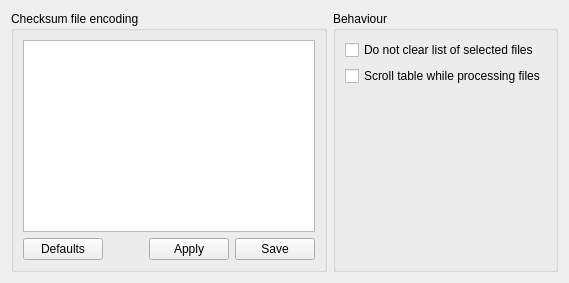
          <widget class="QWidget" name="tabGeneralSettings">
           <attribute name="title">
            <string>General</string>
           </attribute>
           <layout class="QHBoxLayout" name="horizontalLayout_15">
            <item>
             <layout class="QHBoxLayout" name="horizontalLayout_14">
              <item>
               <layout class="QVBoxLayout" name="verticalLayout_13">
                <item>
                 <widget class="QGroupBox" name="groupBoxEncodingSettings">
                  <property name="title">
                   <string>Checksum file encoding</string>
                  </property>
                  <layout class="QVBoxLayout" name="verticalLayout_18">
                   <item>
                    <layout class="QVBoxLayout" name="verticalLayout_17">
                     <item>
                      <widget class="QTableWidget" name="tableWidgetEncodingSettings"/>
                     </item>
                     <item>
                      <layout class="QHBoxLayout" name="horizontalLayout_23">
                       <item>
                        <widget class="QPushButton" name="pushButtonDefaultEncodingSettings">
                         <property name="text">
                          <string>Defaults</string>
                         </property>
                        </widget>
                       </item>
                       <item>
                        <spacer name="horizontalSpacer_14">
                         <property name="orientation">
                          <enum>Qt::Horizontal</enum>
                         </property>
                         <property name="sizeHint" stdset="0">
                          <size>
                           <width>40</width>
                           <height>20</height>
                          </size>
                         </property>
                        </spacer>
                       </item>
                       <item>
                        <widget class="QPushButton" name="pushButtonApplyEncodingSettings">
                         <property name="text">
                          <string>Apply</string>
                         </property>
                        </widget>
                       </item>
                       <item>
                        <widget class="QPushButton" name="pushButtonSaveEncodingSettings">
                         <property name="text">
                          <string>Save</string>
                         </property>
                        </widget>
                       </item>
                      </layout>
                     </item>
                    </layout>
                   </item>
                  </layout>
                 </widget>
                </item>
               </layout>
              </item>
              <item>
               <layout class="QVBoxLayout" name="verticalLayout_12">
                <item>
                 <widget class="QGroupBox" name="groupBoxBehaviourSettings">
                  <property name="title">
                   <string>Behaviour</string>
                  </property>
                  <layout class="QFormLayout" name="formLayout_2">
                   <item row="0" column="0">
                    <widget class="QCheckBox" name="checkBoxKeepSelectedFilesList">
                     <property name="text">
                      <string>Do not clear list of selected files</string>
                     </property>
                    </widget>
                   </item>
                   <item row="1" column="0">
                    <widget class="QCheckBox" name="checkBoxAutoscrollWhileProcessing">
                     <property name="text">
                      <string>Scroll table while processing files</string>
                     </property>
                    </widget>
                   </item>
                  </layout>
                 </widget>
                </item>
               </layout>
              </item>
             </layout>
            </item>
           </layout>
          </widget>
